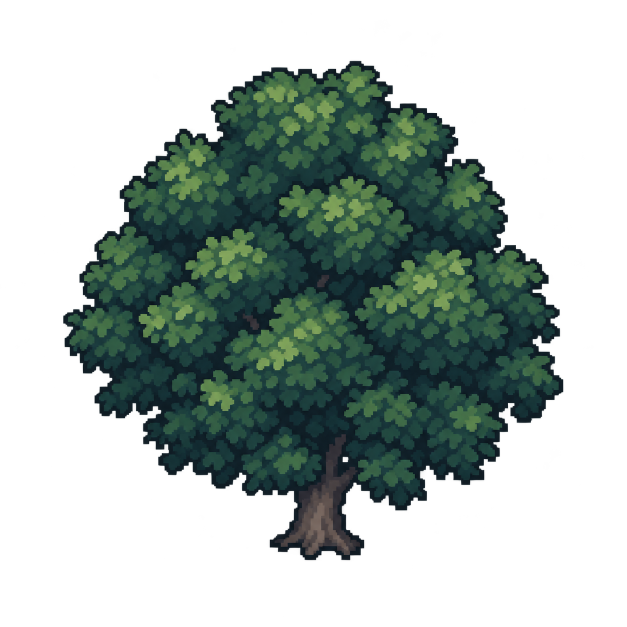
#> input picture assets-source/campus-3d/trees/user-tree-source.png, 1254 x 1254 px (shown at 1/2 size)
$ python prepare_campus_tree.py
#> lines starting #> are read from the running program, lines starting #| are printed output that depends on the picture; after the words box and inside, x2 and y2 are one past the last pixel; in counts of white or black regions, pixels touching at a corner belong together
"""Normalize the supplied RGBA tree, keeping its existing transparent cutout."""
from pathlib import Path
import json

import numpy as np
from PIL import Image

ROOT = Path(__file__).resolve().parents[1]
SOURCE = ROOT / 'assets-source/campus-3d/trees/user-tree-source.png'
OUTPUT = ROOT / 'public/assets/environment/campus-trees/tree.png'
REVIEW = ROOT / 'artifacts/campus-3d/trees'


def main():
    source = Image.open(SOURCE).convert('RGBA')
#> source is the input picture: PIL image 1254x1254 RGBA; mean R, G, B, A 16.2, 28.8, 23.8, 101.4
    rgba = np.array(source)
    # The source already has a valid cutout; remove only near-transparent specks.
    rgba[rgba[:, :, 3] < 24] = 0
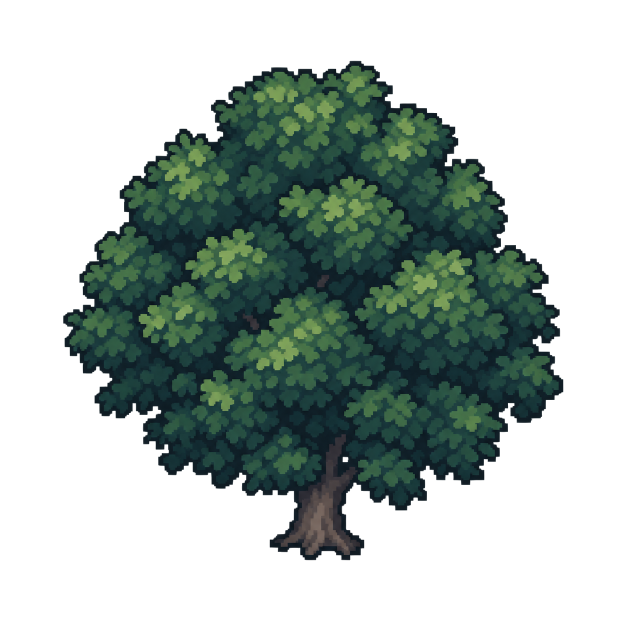
#> rgba: shape (1254, 1254, 4) (shown at 1/2 size); 1.72% of pixels changed, all inside (x1, y1, x2, y2) = (0, 20, 1240, 1254); transparent parts drawn white
    clean = Image.fromarray(rgba)
    bounds = clean.getbbox()
#> bounds = (126, 121, 1127, 1121)
    assert bounds is not None
    tree = clean.crop(bounds)
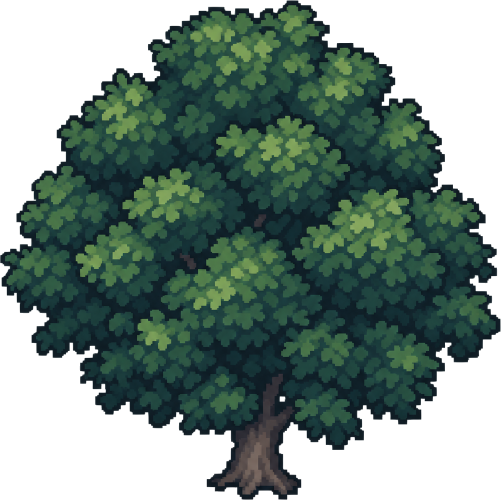
#> tree: PIL image 1001x1000 RGBA (shown at 1/2 size); mean R, G, B, A 25.3, 45, 37, 159.2; transparent parts drawn white
    tree.thumbnail((496, 496), Image.Resampling.LANCZOS)
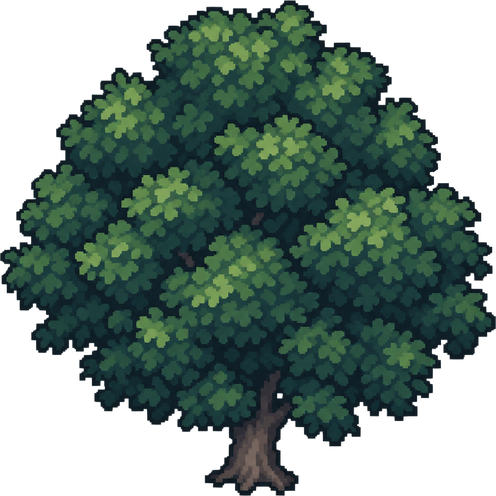
#> tree: PIL image 496x496 RGBA; mean R, G, B, A 25.3, 44.8, 36.9, 159.2; transparent parts drawn white
    pixels = np.array(tree)
    # Binary alpha works with the runtime's depth-writing cutout and pixel edges.
    pixels[:, :, 3] = np.where(pixels[:, :, 3] >= 128, 255, 0)
    pixels[pixels[:, :, 3] == 0, :3] = 0
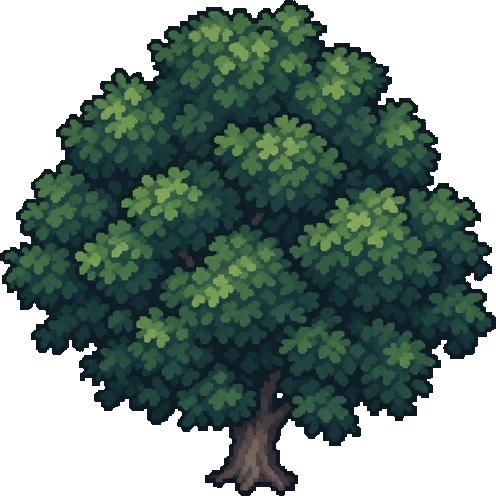
#> pixels: shape (496, 496, 4); mean R, G, B, A 25.1, 44.5, 36.6, 160.6; transparent parts drawn white
    tree = Image.fromarray(pixels)
    # The source trunk is slightly right of centre: anchor its lowest solid pixels.
    mask = pixels[:, :, 3] > 0
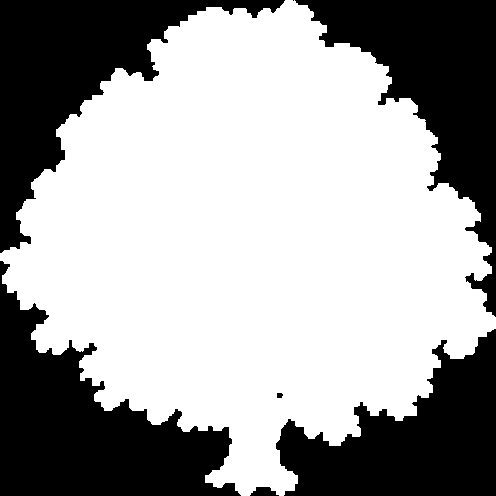
#> mask: shape (496, 496) bool; 63% white; 7 black regions (1 under 20 px), largest, box (x1, y1, x2, y2) and area: (0, 261, 241, 496) 25740, (0, 0, 285, 253) 22691, (295, 0, 496, 317) 22279, (276, 329, 496, 496) 20180, (250, 487, 279, 496) 184, (277, 393, 283, 398) 27
    rows, cols = np.where(mask)
    root_y = int(rows.max())
#> root_y = 495
    root_x = int(np.median(cols[rows >= root_y - 6]))
#> root_x = 252
    origin = (256 - root_x, 504 - root_y)
#> origin = (4, 9)
    output = Image.new('RGBA', (512, 512))
#> output: PIL image 512x512 RGBA; every value is 0
    output.paste(tree, origin)
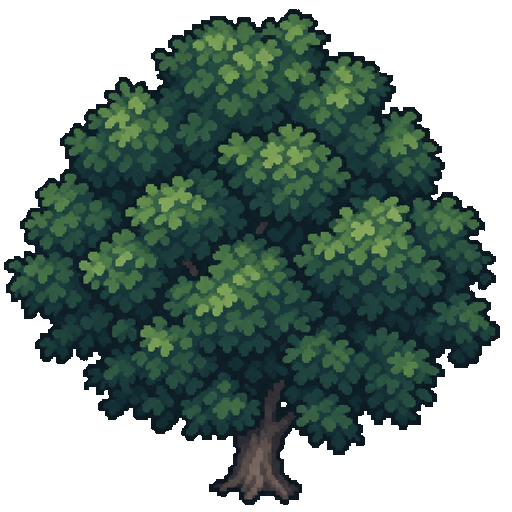
#> output: PIL image 512x512 RGBA; mean R, G, B, A 23.6, 41.8, 34.4, 150.7; transparent parts drawn white
    OUTPUT.parent.mkdir(parents=True, exist_ok=True)
    REVIEW.mkdir(parents=True, exist_ok=True)
    output.save(OUTPUT, optimize=True)
    # Light/dark/actual grass backgrounds expose black boxes and edge halos.
    sheet = Image.new('RGB', (1536, 512))
#> sheet: PIL image 1536x512 RGB; every value is 0
    backgrounds = [Image.new('RGBA', (512, 512), '#eee8d8'),
                   Image.new('RGBA', (512, 512), '#101a2b')]
#> (the run stopped early here; a loop or call above may not have finished)
